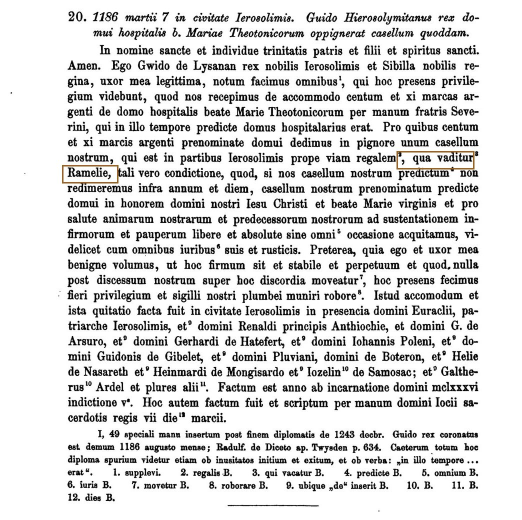
#> input picture img/sources/strehlke_1869_p18_no20.jpg, 1044 x 1040 px, found by its file name (shown at 1/2 size)
$ python make_phone_crops.py
#> lines starting #> are read from the running program, lines starting #| are printed output that depends on the picture
"""Make the phone close-ups for the document scans and old maps (v86).

Each entry: figure number -> (source image, list of boxes as fractions
x0,y0,x1,y1, optional rotation). Several boxes are stacked top to bottom.
Writes img/crops/fig<N>.jpg, about 1200 px wide, readable on a phone.
Run from the repo root: python3 tools/make_phone_crops.py
"""
import os, sys
from PIL import Image


SPECS = {
    '6.3':  ('img/sources/strehlke_1869_p18_no20.jpg', [(0.08, 0.26, 0.94, 0.38)]),
    '7.4':  ('img/sources/shahin_1982_p10.jpg', [(0.5, 0.033, 1.0, 0.077), (0.0, 0.033, 0.5, 0.077)]),
    '7.8':  ('img/sources/defter_1562_p73.jpg', [(0.60, 0.775, 0.97, 0.895), (0.0, 0.885, 0.32, 1.0)]),
    '7.11': ('img/shaheen/p024_1.jpg', [(0.0, 0.0, 1.0, 0.33), (0.0, 0.9, 1.0, 1.0)]),
    '8.5':  ('img/sources/seetzen_1854_p197.jpg', [(0.0, 0.07, 1.0, 0.22)]),
    '9.1':  ('img/sources/robinson_1841_p263.jpg', [(0.0, 0.898, 1.0, 0.945)]),
    '9.2':  ('img/sources/guerin_1875_p40.jpg', [(0.0, 0.622, 1.0, 0.716)]),
    '9.13': ('img/shaheen/p371_1.jpg', [(0.0, 0.27, 1.0, 0.62)]),
    '10.14': ('img/shaheen/p372_1.jpg', [(0.0, 0.0, 1.0, 0.40)], 'rot'),
    '10.16': ('img/sources/mirat_al_sharq_1919.jpg', [(0.0, 0.07, 1.0, 0.29)]),
    '10.19': ('img/shaheen/p283_3.jpg', [(0.0, 0.06, 0.53, 0.555)]),
    '10.21': ('img/sources/ramallah_1946_notice.jpg', [(0.03, 0.503, 1.0, 0.72)]),
    '10.22': ('img/sources/ramallah_1946_results_ar.jpg', [(0.0, 0.60, 1.0, 0.86)]),
    '10.23': ('img/sources/ballot_1946_p142.jpg', [(0.0, 0.08, 1.0, 0.38), (0.0, 0.77, 1.0, 1.0)]),
    '11.1': ('img/shaheen/p380_1.jpg', [(0.0, 0.0, 1.0, 0.418)]),
    '12.8': ('img/shaheen/p121_1.jpg', [(0.0, 0.0, 1.0, 0.21)]),
    # old maps: the part around Ramallah
    '6.4':  ('img/period/vesconte_c1320.jpg', [(0.59, 0.37, 0.82, 0.69)]),
    '7.5':  ('img/shaheen/p012_1.jpg', [(0.04, 0.22, 0.60, 0.56)]),
    '8.4':  ('img/shaheen/p038_1.jpg', [(0.44, 0.57, 0.74, 0.77)]),
    '9.14': ('img/period/pef_1880_sheet17.jpg', [(0.08, 0.0, 0.75, 0.55)]),
}

W = 1200


def make(num, src, boxes, rot=None):
#> called with num = '6.3', src = 'img/sources/strehlke_1869_p18_no20.jpg'
    im = Image.open(src).convert('RGB')
#> im is the input picture: PIL image 1044x1040 RGB; mean R, G, B 218.1, 218.1, 217.9
    if rot == 'rot':
        im = im.rotate(-90, expand=True)
    parts = []
    for (x0, y0, x1, y1) in boxes:
        p = im.crop((int(im.width * x0), int(im.height * y0), int(im.width * x1), int(im.height * y1)))
        s = W / p.width
        if s > 2.6:
            s = 2.6
        parts.append(p.resize((int(p.width * s), int(p.height * s)), Image.LANCZOS))
#> this loop made 1 pass
#> pass 1, in make, `p = im.crop((int(im.width * x0), int(im.height * y0), int(im.width * x..`:
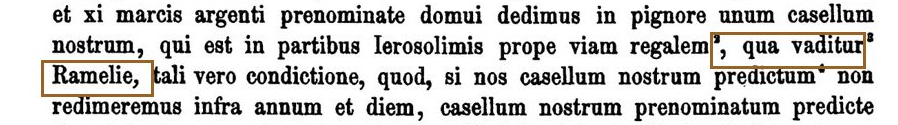
#> p: PIL image 898x125 RGB; mean R, G, B 204.8, 204, 202.9
#> after the loop, parts = 1 item
    w = max(p.width for p in parts)
#> w = 1200
    gap = 24 if len(parts) > 1 else 0
#> gap = 0
    h = sum(p.height for p in parts) + gap * (len(parts) - 1)
#> h = 167
    out = Image.new('RGB', (w, h), (255, 255, 255))
#> out: PIL image 1200x167 RGB; every value is 255
    y = 0
    for p in parts:
        out.paste(p, ((w - p.width) // 2, y)); y += p.height + gap
#> this loop made 1 pass
#> y on pass 1: 167
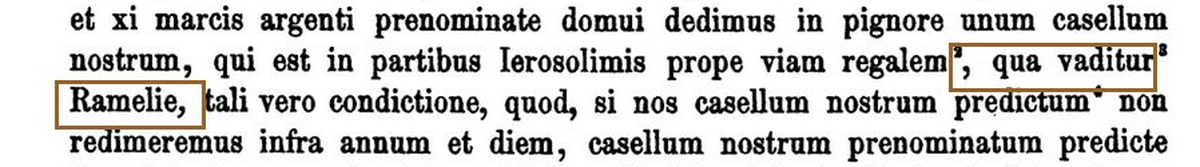
#> out: PIL image 1200x167 RGB; mean R, G, B 204.7, 203.8, 202.8
#> after the loop, y = 167
    os.makedirs('img/crops', exist_ok=True)
    path = 'img/crops/fig%s.jpg' % num.replace('.', '_')
    out.save(path, quality=80, optimize=True, progressive=True)
    return path, out.size


if __name__ == '__main__':
    only = sys.argv[1].split(',') if len(sys.argv) > 1 else list(SPECS)
    for n in only:
        spec = SPECS[n]
        p, sz = make(n, spec[0], spec[1], spec[2] if len(spec) > 2 else None)
#> p = 'img/crops/fig6_3.jpg'; sz = (1200, 167)
        print(n, p, sz, os.path.getsize(p) // 1024, 'KB')
#| 6.3 img/crops/fig6_3.jpg (1200, 167) 45 KB
#> pass 2 of the loop `for n in only:`:
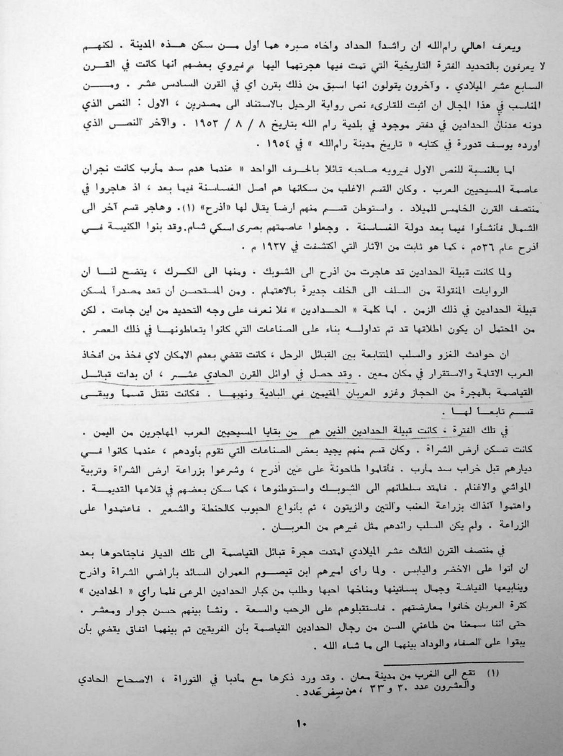
#> input picture img/sources/shahin_1982_p10.jpg, 1126 x 1512 px, found by its file name (shown at 1/2 size)
#> im: PIL image 1126x1512 RGB
#> the loop in make (call 2), `for (x0, y0, x1, y1) in boxes:` made 2 passes
#> pass 2, in make (call 2), `p = im.crop((int(im.width * x0), int(im.height * y0), int(im.width * x..`:
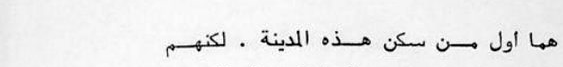
#> p: PIL image 563x67 RGB; min 0, max 255, mean 235.5
#> after the loop in make (call 2), `for (x0, y0, x1, y1) in boxes:`: parts = 2 items
#> gap = 24
#> h = 308
#> the loop in make (call 2), `for p in parts:` made 2 passes
#> y on passes 1 to 2: 166, 332
#> after the loop in make (call 2), `for p in parts:`:
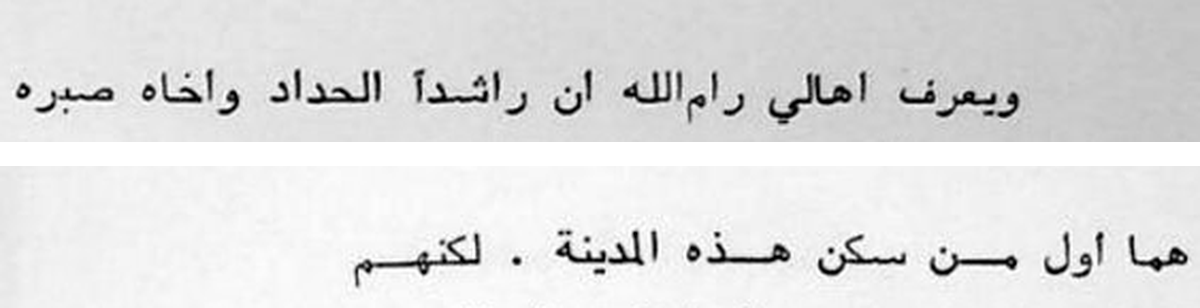
#> out: PIL image 1200x308 RGB; min 0, max 255, mean 224.6
#> after the loop in make (call 2), `for p in parts:`: y = 332
#| 7.4 img/crops/fig7_4.jpg (1200, 308) 26 KB
#> pass 3 of the loop `for n in only:`:
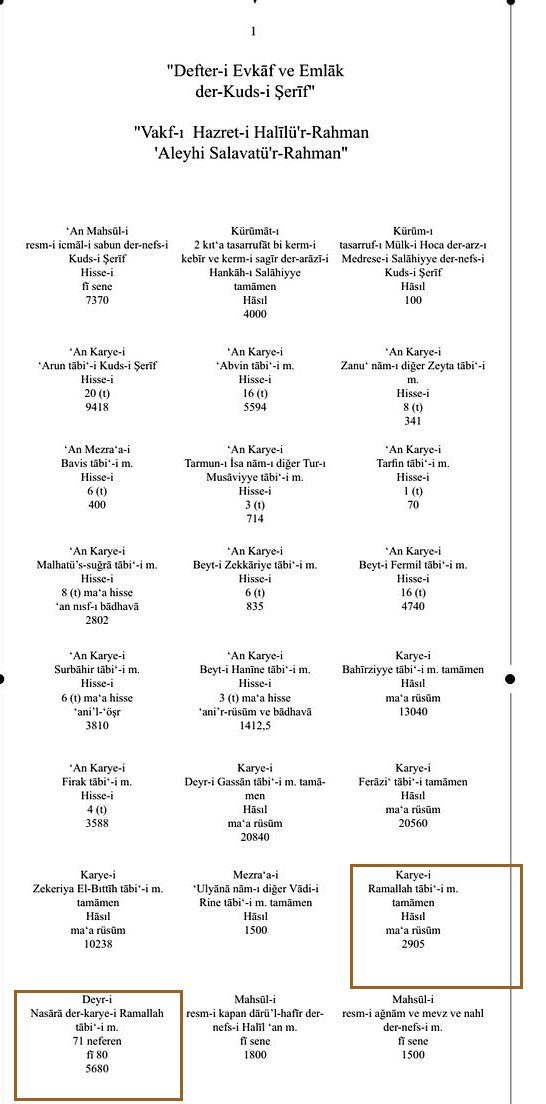
#> input picture img/sources/defter_1562_p73.jpg, 546 x 1104 px, found by its file name
#> in make, im is the input picture: PIL image 546x1104 RGB; mean R, G, B 244.5, 244.2, 243.8
#> the loop in make (call 3), `for (x0, y0, x1, y1) in boxes:` made 2 passes
#> pass 2, in make (call 3), `p = im.crop((int(im.width * x0), int(im.height * y0), int(im.width * x..`:
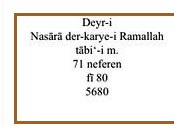
#> p: PIL image 174x127 RGB; mean R, G, B 238.6, 236, 232.2
#> w = 525
#> h = 699
#> the loop in make (call 3), `for p in parts:` made 2 passes
#> y on passes 1 to 2: 369, 723
#> after the loop in make (call 3), `for p in parts:`:
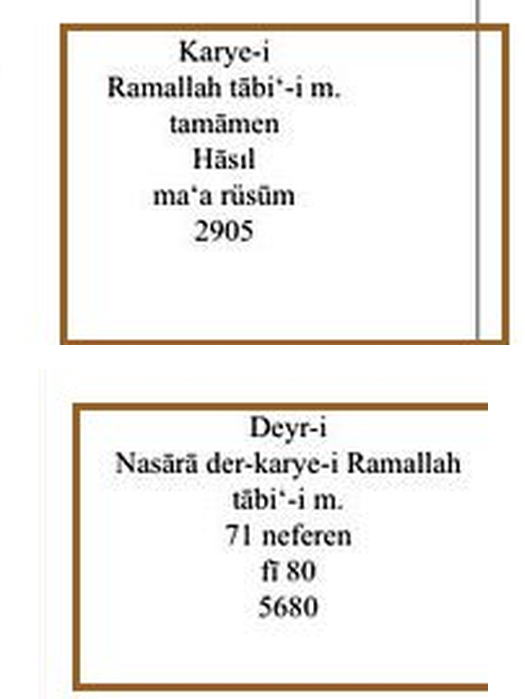
#> out: PIL image 525x699 RGB; mean R, G, B 240.5, 238.1, 234.9
#> after the loop in make (call 3), `for p in parts:`: y = 723
#| 7.8 img/crops/fig7_8.jpg (525, 699) 28 KB
#> (the run stopped early here; a loop or call above may not have finished)
